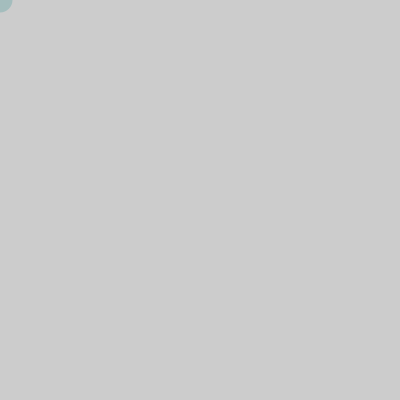
Frame 1 (no input)
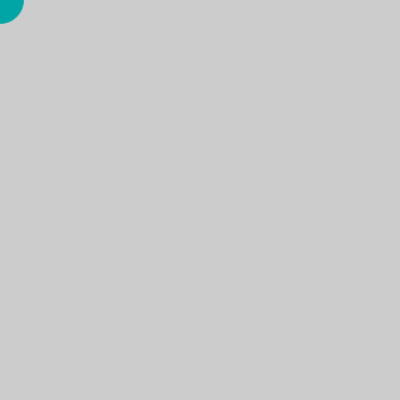
Frame 60 (the mouse pressed at the canvas centre just before this capture)
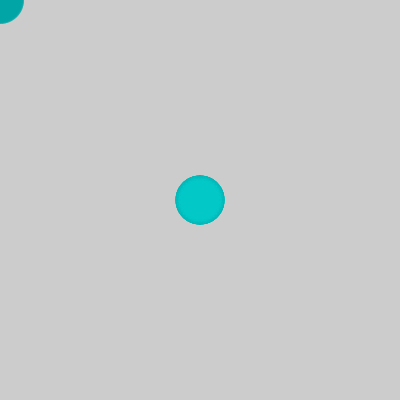
Frame 120 (the mouse held since frame 60 and released just before this capture)

The Processing sketch that drew these frames (run headless with seeded random() and noise(); from frame 60 on, the mouse is pressed at the canvas centre):

// Processing sketch: processing_183987
// ── processing_183987.pde

/*
 * Red Snake (Serpiente Roja)
 *
 * Programa para crear una serpiente roja moviendose por la pantalla
 *
 * Paso 6:
 *  - cambia el tamaño del circulo en funcion del tiempo
 *  - al igual que antes, necesitaras crear una variable
 *    para almacenar el valor del tamaño
 *  - puedes usar la misma funcion que para el color, pero
 *    cambiando la frecuencia
 *  - para mejor efecto visual, añade transparencia al color
 *
 * (c) 2013 D. Cuartielles, Arduino Verkstad, Suecia
 */
 
int rojo = 255;
int tiempo = 0;
int diametro = 25;
  
void setup() {
  size(400, 400);
}
 
void draw() {
  tiempo = tiempo + 1;    
  rojo = int(128 * (1 + sin(tiempo * 2 * PI / frameRate / 20)));
  diametro = int(25 * (1 + sin( tiempo * 2 * PI / frameRate / 5))); // Modifica el diametro del circulo con el paso del tiempo
   
  noStroke();            
  fill(0, rojo,rojo, 50);  // Añade un 50% de transparencia al color
  ellipse(mouseX, mouseY, diametro, diametro);
}
